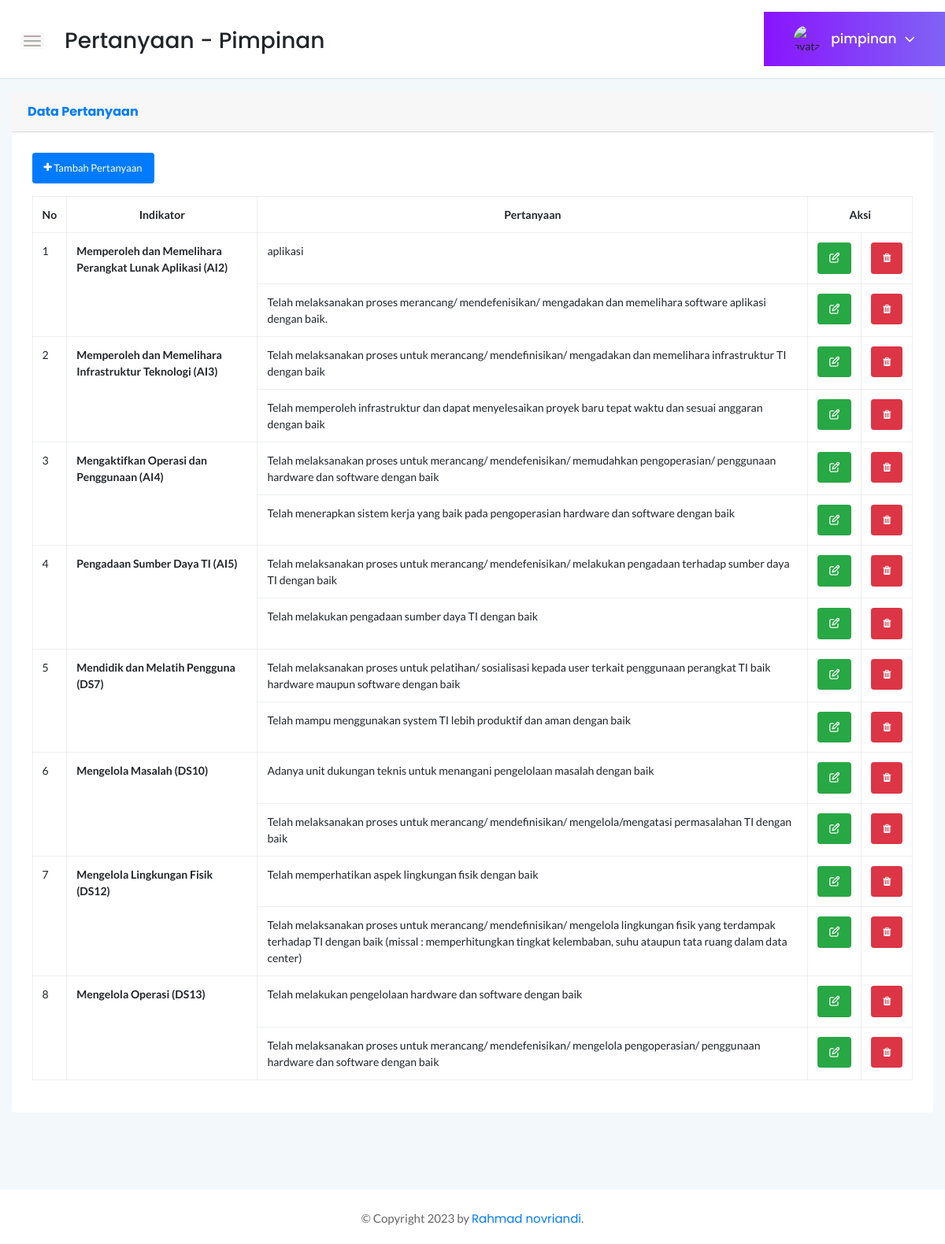
Page /data_pertanyaan.php (signed in) on the committed database.
### tables this page shows
CREATE TABLE `tbl_pertanyaan` (
  `id_pertanyaan` int(5) NOT NULL,
  `id_indikator` varchar(5) NOT NULL,
  `pertanyaan` text NOT NULL
);

CREATE TABLE `tbl_indikator` (
  `id_indikator` int(11) NOT NULL,
  `kode_indikator` varchar(5) NOT NULL,
  `nama_indikator` varchar(80) NOT NULL
);

### data_pertanyaan.php (the view, shortened to what this page needs)
<!doctype html>
<html class="no-js" lang="en">
<head>
</head>
<body>
    <?php include 'header.php'; ?>
    <div class="page-container">
        <div class="main-content">
            <div class="header-area">
                <div class="row align-items-center">
                    <div class="col-md-6 col-sm-8 clearfix">
                        <div class="nav-btn pull-left">
                            <span></span>
                            <span></span>
                            <span></span>
                        </div>
                        <h3 class="mt-1">Pertanyaan - <?= $_SESSION['level']; ?></h3>
                    </div>
                    <div class="col-sm-6 clearfix">
                        <div class="user-profile pull-right">
                            <img class="avatar user-thumb" src="../assets/images/author/avatar.png" alt="avatar">
                            <h4 class="user-name dropdown-toggle" data-toggle="dropdown"><?php echo $_SESSION['username']; ?><i class="fa fa-angle-down"></i></h4>
                        </div>
                    </div>
                </div>
            </div>
            <div class="main-content-inner">
                <div class="sales-report-area mt-1 mb-5">
                    <div class="card shadow mt-3 mb-3">
                        <div class="card-header py-3">
                            <h6 class="m-0 font-weight-bold text-primary">Data Pertanyaan</h6>
                        </div>
                        <div class="card-body">
                            <button class="btn btn-sm btn-primary mb-3" data-toggle="modal" data-target="#tambah_kriteria"><i class="fa fa-plus fa-sm"></i> Tambah Pertanyaan</button>
                            <div class="table-responsive">
                                <table class="table table-bordered">
                                    <thead>
                                        <tr align="center">
                                            <th>No</th>
                                            <th>Indikator</th>
                                            <th>Pertanyaan</th>
                                            <th colspan="2">Aksi</th>
                                        </tr>
                                    </thead>
                                    <tbody>
                                        <?php
                                        include '../koneksi.php';
                                        $sql = mysqli_query($koneksi, "SELECT * FROM tbl_pertanyaan a JOIN tbl_indikator b ON a.id_indikator = b.id_indikator");
                                        $arr = array();
                                        while ($rowdata = $sql->fetch_object()) {
                                            $arr[$rowdata->id_indikator][] = $rowdata;
                                        }
                                        $no = 1;
                                        foreach ($arr as $key => $val) :
                                            foreach ($val as $k => $v) :
                                        ?>
                                                <tr>
                                                    <?php if ($k == 0) : ?>
                                                        <td rowspan="<?= count($val); ?>">
                                                            <?= $no++; ?>
                                                        </td>
                                                        <td rowspan="<?= count($val); ?>">
                                                            <b><?= $v->nama_indikator . " (" . $v->kode_indikator ?>)</b>
                                                        </td>
                                                    <?php endif ?>
                                                    <td><?= $v->pertanyaan ?></td>
                                                    <center>
                                                        <td>
                                                            <a href="edit_pertanyaan.php?id=<?= $v->id_pertanyaan ?>"><i class="btn btn-success btn-sm"><span class="fa fa-edit"></span></i></a>
                                                        </td>
                                                        <td>
                                                            <a href="hapus_pertanyaan.php?id=<?= $v->id_pertanyaan ?>"><i class="btn btn-danger btn-sm"><span class="fa fa-trash"></span></i></a>
                                                        </td>
                                                    </center>
                                                </tr>
                                            <?php endforeach ?>
                                        <?php endforeach ?>
                                    </tbody>
                                </table>
                            </div>
                        </div>
                    </div>
                </div>
            </div>
        </div>
        <?php
        include 'foot.php';
        ?>
    </div>
</body>
</html>

### styles.css (style rules this page uses)
.page-container { width: 100%; height: 100%; min-height: 100vh; padding-left: 280px; -webkit-transition: padding-left 0.3s ease 0s; transition: padding-left 0.3s ease 0s; }
.card { border: none; border-radius: 4px; background-color: #fff; -webkit-transition: all 0.3s ease 0s; transition: all 0.3s ease 0s; }
.card-body { padding: 25.6px; padding: 1.6rem; }
.main-content { width: 100%; background: #F3F8FB; }
.main-content-inner { padding: 0 30px 50px; }
.header-area { padding: 15px 30px; background: #fff; border-bottom: 1px solid #d8e3e7; }
.nav-btn { margin-right: 30px; margin-top: 10px; cursor: pointer; }
.nav-btn span { display: block; width: 22px; height: 2px; background: #b3aaaa; margin: 4px 0; border-radius: 15px; -webkit-transition: all 0.3s ease 0s; transition: all 0.3s ease 0s; box-shadow: 0 0 0 4px rgba(99, 96, 96, 0.03); }
.user-profile { margin-right: -30px; display: -webkit-box; display: -ms-flexbox; display: flex; -webkit-box-align: center; -ms-flex-align: center; align-items: center; -ms-flex-wrap: wrap; flex-wrap: wrap; background: -webkit-linear-gradient(left, #8914fe 0%, #8063f5 100%); background: linear-gradient(to right, #8914fe 0%, #8063f5 100%); padding: 17px 38px; position: relative; }
.user-profile img.avatar { height: 35px; width: 35px; border-radius: 50%; margin-right: 12px; }
.user-name { font-size: 17px; font-weight: 500; color: #fff; letter-spacing: 0; cursor: pointer; -webkit-user-select: none; -moz-user-select: none; -ms-user-select: none; user-select: none; }
.user-name i { margin-left: 10px; font-size: 21px; vertical-align: middle; position: relative; }
.notification-area .dropdown-toggle, .user-name.dropdown-toggle { position: relative; }
.notification-area .dropdown-toggle:after, .user-name.dropdown-toggle:after { display: none; }
.btn { padding: 11px 17px; font-size: 13px; letter-spacing: 0; }
.btn-sm { padding: 9px 14px; }
table tr th { border-bottom: none; }
table tr th, table tr td { border-top: 1px solid rgba(120, 130, 140, 0.13) !important; }
.table-bordered td, .table-bordered th { border: 1px solid rgba(120, 130, 140, 0.13) !important; }

### rows in the picture
tbl_pertanyaan: id_indikator.nama_indikator "Memperoleh dan Memelihara Perangkat Lunak Aplikasi", id_indikator.kode_indikator "AI2", pertanyaan "aplikasi"
tbl_pertanyaan: pertanyaan "Telah melaksanakan proses merancang/ mendefenisikan/ mengadakan dan memelihara software aplikasi dengan baik."
tbl_pertanyaan: id_indikator.nama_indikator "Memperoleh dan Memelihara Infrastruktur Teknologi", id_indikator.kode_indikator "AI3", pertanyaan "Telah melaksanakan proses untuk merancang/ mendefinisikan/ mengadakan dan memelihara infrastruktur TI dengan baik"
tbl_pertanyaan: pertanyaan "Telah memperoleh infrastruktur dan dapat menyelesaikan proyek baru tepat waktu dan sesuai anggaran dengan baik"
tbl_pertanyaan: id_indikator.nama_indikator "Mengaktifkan Operasi dan Penggunaan", id_indikator.kode_indikator "AI4", pertanyaan "Telah melaksanakan proses untuk merancang/ mendefenisikan/ memudahkan pengoperasian/ penggunaan hardware dan software dengan baik"
tbl_pertanyaan: pertanyaan "Telah menerapkan sistem kerja yang baik pada pengoperasian hardware dan software dengan baik"
tbl_pertanyaan: id_indikator.nama_indikator "Pengadaan Sumber Daya TI", id_indikator.kode_indikator "AI5", pertanyaan "Telah melaksanakan proses untuk merancang/ mendefenisikan/ melakukan pengadaan terhadap sumber daya TI dengan baik"
tbl_pertanyaan: pertanyaan "Telah melakukan pengadaan sumber daya TI dengan baik"
tbl_pertanyaan: id_indikator.nama_indikator "Mendidik dan Melatih Pengguna", id_indikator.kode_indikator "DS7", pertanyaan "Telah melaksanakan proses untuk pelatihan/ sosialisasi kepada user terkait penggunaan perangkat TI baik hardware maupun software dengan baik"
tbl_pertanyaan: pertanyaan "Telah mampu menggunakan system TI lebih produktif dan aman dengan baik"
tbl_pertanyaan: id_indikator.nama_indikator "Mengelola Masalah", id_indikator.kode_indikator "DS10", pertanyaan "Adanya unit dukungan teknis untuk menangani pengelolaan masalah dengan baik"
tbl_pertanyaan: pertanyaan "Telah melaksanakan proses untuk merancang/ mendefinisikan/ mengelola/mengatasi permasalahan TI dengan baik"
tbl_pertanyaan: id_indikator.nama_indikator "Mengelola Lingkungan Fisik", id_indikator.kode_indikator "DS12", pertanyaan "Telah memperhatikan aspek lingkungan fisik dengan baik"
tbl_pertanyaan: pertanyaan "Telah melaksanakan proses untuk merancang/ mendefinisikan/ mengelola lingkungan fisik yang terdampak terhadap TI dengan baik (missal : memperhitungkan tingkat kelembaban, suhu ataupun tata ruang dalam data center)"
tbl_pertanyaan: id_indikator.nama_indikator "Mengelola Operasi", id_indikator.kode_indikator "DS13", pertanyaan "Telah melakukan pengelolaan hardware dan software dengan baik"
tbl_pertanyaan: pertanyaan "Telah melaksanakan proses untuk merancang/ mendefenisikan/ mengelola pengoperasian/ penggunaan hardware dan software dengan baik"

### other values in the picture
$_SESSION['level'] "Pimpinan"
$_SESSION['username'] "pimpinan"
